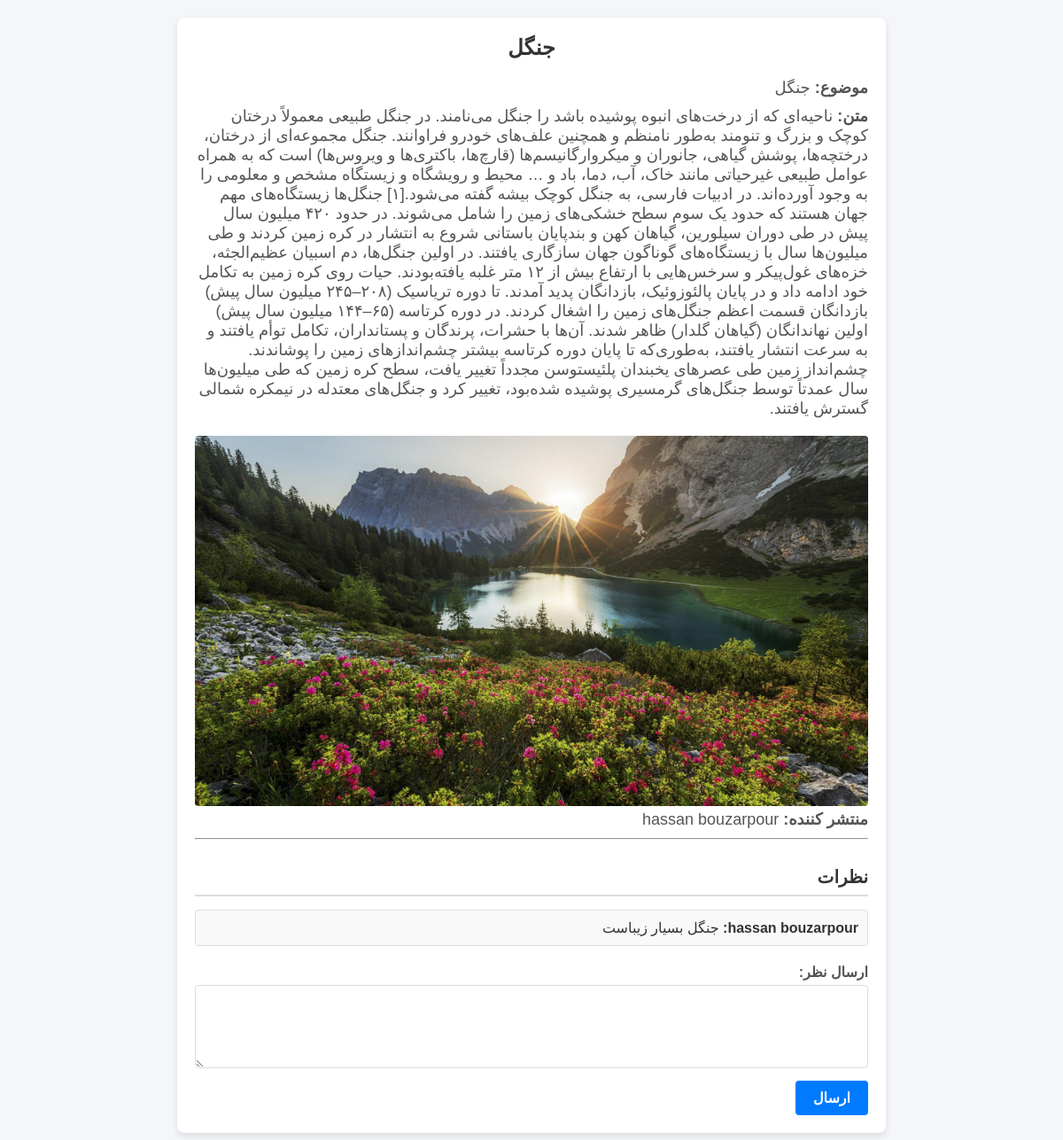
/post/1, run on the app's committed database.
### runnit_project/models.py (models this page shows, shortened)
class Post(db.Model):
    post_id = db.Column(db.Integer, primary_key=True)
    title = db.Column(db.String(100), nullable=False)
    body = db.Column(db.Text, nullable=False)
    image = db.Column(db.String(200),nullable = True)
    user_id = db.Column(db.Integer, db.ForeignKey('user.user_id'), nullable=False)

class User(db.Model):
    user_id = db.Column(db.Integer, primary_key=True)
    firstname = db.Column(db.String(50), nullable=False)
    lastname = db.Column(db.String(50), nullable=False)
    email = db.Column(db.String(100), unique=True, nullable=False)
    phone_number = db.Column(db.String(15), nullable=True)
    profile_pic = db.Column(db.String(200))
    resume = db.Column(db.String(150), nullable=True)  # Stores the resume file path
    resume_approved = db.Column(SQLAEnum(ResumeStatus), nullable=True)
    _password = db.Column(db.String(250), nullable=False)
    is_admin = db.Column(db.Boolean, default=False)
    is_superuser = db.Column(db.Boolean, default=False)
    is_authenticated = db.Column(db.Boolean, default=False)
    posts = db.relationship('Post', backref='user', lazy=True)
    comments = db.relationship('Comment', backref='user', lazy=True)
    ratings = db.relationship('Rating', backref='user', lazy=True)
    resume = db.relationship("Resume", back_populates="user", uselist=False)  # uselist=False ensures one-to-one
    course = db.relationship('Course', backref='user', lazy=True)
    type = db.Column(db.String(50))
    @property
    def password(self):
        raise AttributeError("password is not a readable attribute")

class Intern(User):
    MBTI_test_grade = db.Column(db.String(100))
    IQ_test_grade = db.Column(db.Integer)
    course_exam_grade = db.Column(db.String(100))
    average_grade = db.Column(db.Float)

class Comment(db.Model):
    comment_id = db.Column(db.Integer, primary_key=True)
    commenter_id = db.Column(db.Integer, db.ForeignKey('user.user_id'), nullable=False)
    body = db.Column(db.Text(500), nullable=False)
    post_id = db.Column(db.Integer, db.ForeignKey('post.post_id'), nullable=False)

### runnit_project/routes.py (the view)
@app.route("/post/<int:post_id>",methods = ["POST","GET"])
def post_detail(post_id):
    post = Post.query.filter_by(post_id=post_id).first()
    if "user_id" in session:
        user= User.query.get_or_404(session['user_id'])
        user_id = session.get("user_id")
    else:
        user=""
    if request.method == "POST" and "comment_submit" in request.form:
        comment = request.form['comment']
        new_comment = Comment(body = comment , post_id = post_id , commenter_id =user_id )
        db.session.add(new_comment)
        db.session.commit()
        return redirect(url_for('post_detail',post_id = post_id))
    comments = Comment.query.filter_by(post_id = post_id)
    return render_template("post_detail.html" , post=post,comments = comments,
                           translations=translations[session["language"]])

### run.py (called while the page is built, shortened)
@app.before_request
def create_initials():
    if not "language" in session:
        session["language"] = 'fa'
    global initialization_done

### runnit_project/templates/post_detail.html (shortened to what this page needs)
<!DOCTYPE html>
<html lang="en">
<head>
</head>
<body>
    <div class="container">
        <h1>{{ post.title }}</h1>
        <div class="post-details">
            <div><strong>موضوع:</strong> {{ post.title }}</div>
            <div><strong>متن:</strong> {{ post.body }}</div>
            <img src="{{ url_for('static', filename=post.image.replace('static/', '').replace('runnit_project/', '').replace('\\', '/')) }}" alt="Post Image">
            <div><strong>منتشر کننده:</strong> {{ post.user.firstname }} {{ post.user.lastname }}</div>
            <hr>
        </div>
        <div class="comment-section-container">
            <h3 class="comment-section-title">{{ translations['comments'] }}</h3>
            <div id="comments-list">
                {% for comment in comments %}
                    <div class="comment">
                        <p><strong>{{ comment.user.firstname }} {{ comment.user.lastname }}:</strong> {{ comment.body }}</p>
                    </div>
                {% endfor %}
            </div>
            {% if not user == "" %}
                <form method="POST" id="comment-form">
                    <div class="form-group">
                        <label for="text">{{ translations['send_a_comment'] }}</label>
                        <textarea name="comment" id="text" rows="4" required></textarea>
                    </div>
                    <button name="comment_submit" type="submit" class="btn-primary">{{ translations['submit_comment'] }}</button>
                </form>
            {% endif %}
        </div>
    </div>
</body>
</html>

### runnit_project/templates/post_detail.html (style rules this page uses)
* { margin: 0; padding: 0; box-sizing: border-box; }
body { font-family: Arial, sans-serif; background-color: #f4f6f9; display: flex; align-items: center; justify-content: center; padding: 20px; direction: rtl; }
.container { width: 100%; max-width: 800px; background-color: #ffffff; padding: 20px; border-radius: 8px; box-shadow: 0 4px 8px rgba(0, 0, 0, 0.1); }
h1 { font-size: 24px; color: #333; text-align: center; margin-bottom: 20px; }
.post-details { margin-bottom: 20px; }
.post-details div { font-size: 18px; color: #555; margin-bottom: 10px; text-align: right; }
.post-details img { width: 100%; height: auto; border-radius: 4px; margin-top: 10px; }
.comment-section-container { margin-top: 30px; }
.comment-section-title { font-size: 20px; color: #333; border-bottom: 2px solid #ddd; padding-bottom: 8px; margin-bottom: 15px; text-align: right; }
.comment { background-color: #f9f9f9; padding: 10px; border-radius: 4px; margin-bottom: 10px; border: 1px solid #ddd; text-align: right; }
.comment p { color: #333; font-size: 16px; }
#comment-form { margin-top: 20px; text-align: right; }
#comment-form label { font-weight: bold; color: #555; display: block; margin-bottom: 5px; }
#comment-form textarea { width: 100%; padding: 10px; border: 1px solid #ddd; border-radius: 4px; font-size: 16px; text-align: right; }
.btn-primary { display: inline-block; padding: 10px 20px; background-color: #007bff; color: #fff; font-size: 16px; font-weight: bold; border: none; border-radius: 4px; cursor: pointer; transition: background-color 0.3s ease; margin-top: 10px; }

### data on the page
Post: title "جنگل", body "ناحیه‌ای که از درخت‌های انبوه پوشیده باشد را جنگل می‌نامند. در جنگل طبیعی معمولاً درختان کوچک و بزرگ و تنومند به‌طور نامنظم و همچنین علف‌های خودرو فراوانند. جنگل مجموعه‌ای از درختان، درختچه‌ها، پوشش گیاهی، جانوران و میکروارگانیسم‌ها (قارچ‌ها، باکتری‌ها و ویروس‌ها) است که به همراه عوامل طبیعی غیرحیاتی مانند خاک، آب، دما، باد و … محیط و رویشگاه و زیستگاه مشخص و معلومی را به وجود آورده‌اند. در ادبیات فارسی، به جنگل کوچک بیشه گفته می‌شود.[۱] جنگل‌ها زیستگاه‌های مهم جهان هستند که حدود یک سوم سطح خشکی‌های زمین را شامل می‌شوند. در حدود ۴۲۰ میلیون سال پیش در طی دوران سیلورین، گیاهان کهن و بندپایان باستانی شروع به انتشار در کره زمین کردند و طی میلیون‌ها سال با زیستگاه‌های گوناگون جهان سازگاری…"
Intern: user.firstname "hassan", user.lastname "bouzarpour"
Comment: user.firstname "hassan", user.lastname "bouzarpour", body "جنگل بسیار زیباست"

### other printed values
{{ translations['comments'] }} "نظرات"
{{ translations['send_a_comment'] }} "ارسال نظر:"
{{ translations['submit_comment'] }} "ارسال"
